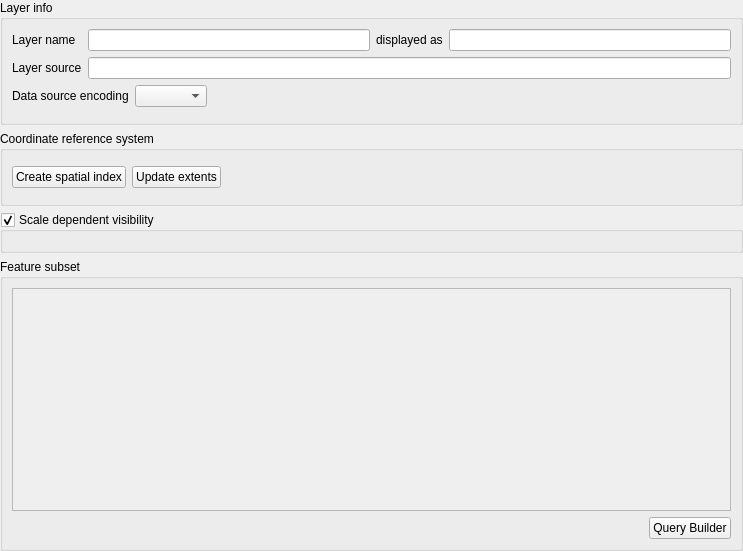
             <widget class="QWidget" name="scrollAreaWidgetContents">
              <property name="geometry">
               <rect>
                <x>0</x>
                <y>0</y>
                <width>743</width>
                <height>551</height>
               </rect>
              </property>
              <layout class="QVBoxLayout" name="verticalLayout_13">
               <property name="margin">
                <number>0</number>
               </property>
               <item>
                <widget class="QgsCollapsibleGroupBox" name="groupBox">
                 <property name="title">
                  <string>Layer info</string>
                 </property>
                 <property name="syncGroup" stdset="0">
                  <string notr="true">vectorgeneral</string>
                 </property>
                 <layout class="QGridLayout" name="gridLayout">
                  <item row="1" column="0">
                   <widget class="QLabel" name="textLabel3">
                    <property name="text">
                     <string>Layer name</string>
                    </property>
                   </widget>
                  </item>
                  <item row="5" column="0">
                   <widget class="QFrame" name="mDataSourceEncodingFrame">
                    <layout class="QHBoxLayout" name="horizontalLayout_4">
                     <property name="margin">
                      <number>0</number>
                     </property>
                    </layout>
                   </widget>
                  </item>
                  <item row="1" column="1">
                   <widget class="QLineEdit" name="mLayerOrigNameLineEdit"/>
                  </item>
                  <item row="1" column="3">
                   <widget class="QLineEdit" name="txtDisplayName">
                    <property name="readOnly">
                     <bool>true</bool>
                    </property>
                   </widget>
                  </item>
                  <item row="1" column="2">
                   <widget class="QLabel" name="label_2">
                    <property name="text">
                     <string>displayed as</string>
                    </property>
                   </widget>
                  </item>
                  <item row="2" column="0">
                   <widget class="QLabel" name="lblLayerSource">
                    <property name="text">
                     <string>Layer source</string>
                    </property>
                   </widget>
                  </item>
                  <item row="2" column="1" colspan="3">
                   <widget class="QLineEdit" name="txtLayerSource">
                    <property name="enabled">
                     <bool>true</bool>
                    </property>
                    <property name="readOnly">
                     <bool>true</bool>
                    </property>
                   </widget>
                  </item>
                  <item row="4" column="0" colspan="4">
                   <layout class="QHBoxLayout" name="horizontalLayout_6">
                    <item>
                     <widget class="QLabel" name="label_3">
                      <property name="sizePolicy">
                       <sizepolicy hsizetype="Maximum" vsizetype="Preferred">
                        <horstretch>0</horstretch>
                        <verstretch>0</verstretch>
                       </sizepolicy>
                      </property>
                      <property name="text">
                       <string>Data source encoding</string>
                      </property>
                     </widget>
                    </item>
                    <item>
                     <widget class="QComboBox" name="cboProviderEncoding"/>
                    </item>
                    <item>
                     <spacer name="horizontalSpacer_2">
                      <property name="orientation">
                       <enum>Qt::Horizontal</enum>
                      </property>
                      <property name="sizeHint" stdset="0">
                       <size>
                        <width>0</width>
                        <height>20</height>
                       </size>
                      </property>
                     </spacer>
                    </item>
                   </layout>
                  </item>
                 </layout>
                </widget>
               </item>
               <item>
                <widget class="QgsCollapsibleGroupBox" name="indexGroupBox">
                 <property name="title">
                  <string>Coordinate reference system</string>
                 </property>
                 <property name="checkable">
                  <bool>false</bool>
                 </property>
                 <property name="syncGroup" stdset="0">
                  <string notr="true">vectorgeneral</string>
                 </property>
                 <layout class="QVBoxLayout" name="verticalLayout_27">
                  <property name="spacing">
                   <number>6</number>
                  </property>
                  <item>
                   <widget class="QgsProjectionSelectionWidget" name="mCrsSelector" native="true">
                    <property name="focusPolicy">
                     <enum>Qt::StrongFocus</enum>
                    </property>
                   </widget>
                  </item>
                  <item>
                   <layout class="QHBoxLayout" name="horizontalLayout_5">
                    <item>
                     <widget class="QPushButton" name="pbnIndex">
                      <property name="text">
                       <string>Create spatial index</string>
                      </property>
                     </widget>
                    </item>
                    <item>
                     <widget class="QPushButton" name="pbnUpdateExtents">
                      <property name="text">
                       <string>Update extents</string>
                      </property>
                     </widget>
                    </item>
                    <item>
                     <spacer name="horizontalSpacer_3">
                      <property name="orientation">
                       <enum>Qt::Horizontal</enum>
                      </property>
                      <property name="sizeHint" stdset="0">
                       <size>
                        <width>40</width>
                        <height>20</height>
                       </size>
                      </property>
                     </spacer>
                    </item>
                   </layout>
                  </item>
                  <item>
                   <widget class="Line" name="line">
                    <property name="orientation">
                     <enum>Qt::Vertical</enum>
                    </property>
                   </widget>
                  </item>
                 </layout>
                </widget>
               </item>
               <item>
                <widget class="QgsCollapsibleGroupBox" name="mScaleVisibilityGroupBox">
                 <property name="title">
                  <string>Scale dependent visibility</string>
                 </property>
                 <property name="checkable">
                  <bool>true</bool>
                 </property>
                 <layout class="QGridLayout" name="gridLayout_6">
                  <item row="0" column="0">
                   <widget class="QgsScaleRangeWidget" name="mScaleRangeWidget" native="true">
                    <property name="toolTip">
                     <string>A widget to define the scale visibility</string>
                    </property>
                    <property name="whatsThis">
                     <string>A widget to define the scale visibility.</string>
                    </property>
                   </widget>
                  </item>
                 </layout>
                </widget>
               </item>
               <item>
                <widget class="QgsCollapsibleGroupBox" name="mSubsetGroupBox">
                 <property name="sizePolicy">
                  <sizepolicy hsizetype="Preferred" vsizetype="Preferred">
                   <horstretch>0</horstretch>
                   <verstretch>3</verstretch>
                  </sizepolicy>
                 </property>
                 <property name="title">
                  <string>Feature subset</string>
                 </property>
                 <layout class="QGridLayout" name="gridLayout_4">
                  <item row="1" column="1">
                   <widget class="QPushButton" name="pbnQueryBuilder">
                    <property name="text">
                     <string>Query Builder</string>
                    </property>
                   </widget>
                  </item>
                  <item row="1" column="0">
                   <spacer>
                    <property name="orientation">
                     <enum>Qt::Horizontal</enum>
                    </property>
                    <property name="sizeType">
                     <enum>QSizePolicy::Expanding</enum>
                    </property>
                    <property name="sizeHint" stdset="0">
                     <size>
                      <width>0</width>
                      <height>21</height>
                     </size>
                    </property>
                   </spacer>
                  </item>
                  <item row="0" column="0" colspan="2">
                   <widget class="QTextEdit" name="txtSubsetSQL">
                    <property name="enabled">
                     <bool>false</bool>
                    </property>
                    <property name="acceptDrops">
                     <bool>false</bool>
                    </property>
                    <property name="acceptRichText">
                     <bool>false</bool>
                    </property>
                   </widget>
                  </item>
                 </layout>
                 <zorder>txtSubsetSQL</zorder>
                 <zorder>pbnQueryBuilder</zorder>
                </widget>
               </item>
               <item>
                <spacer name="verticalSpacer">
                 <property name="orientation">
                  <enum>Qt::Vertical</enum>
                 </property>
                 <property name="sizeHint" stdset="0">
                  <size>
                   <width>20</width>
                   <height>0</height>
                  </size>
                 </property>
                </spacer>
               </item>
              </layout>
             </widget>
